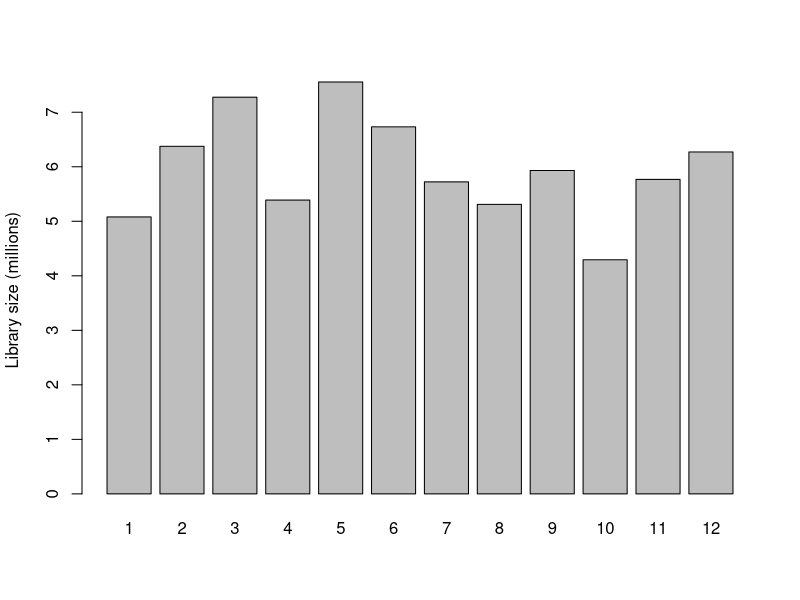
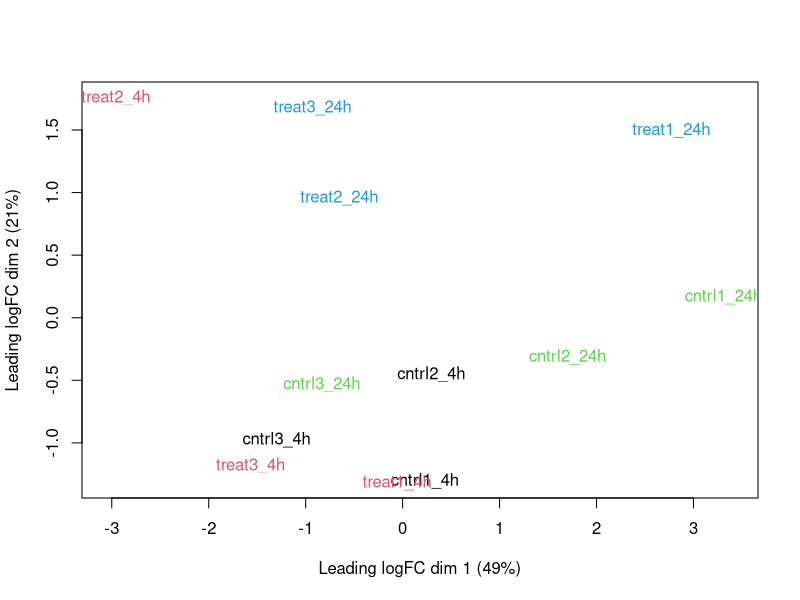
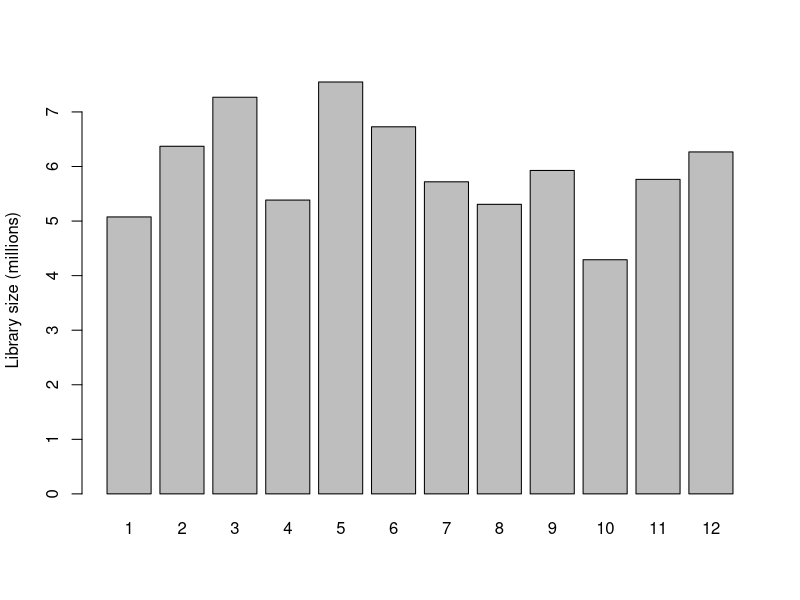
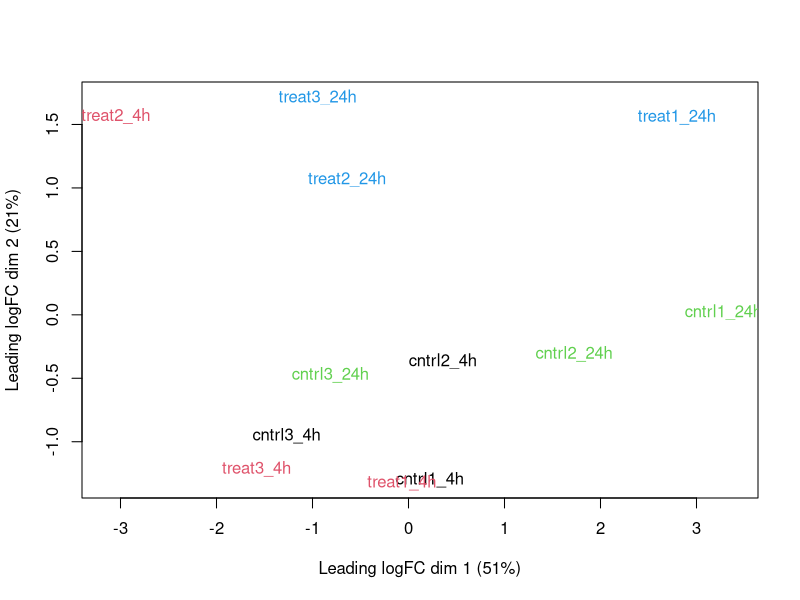
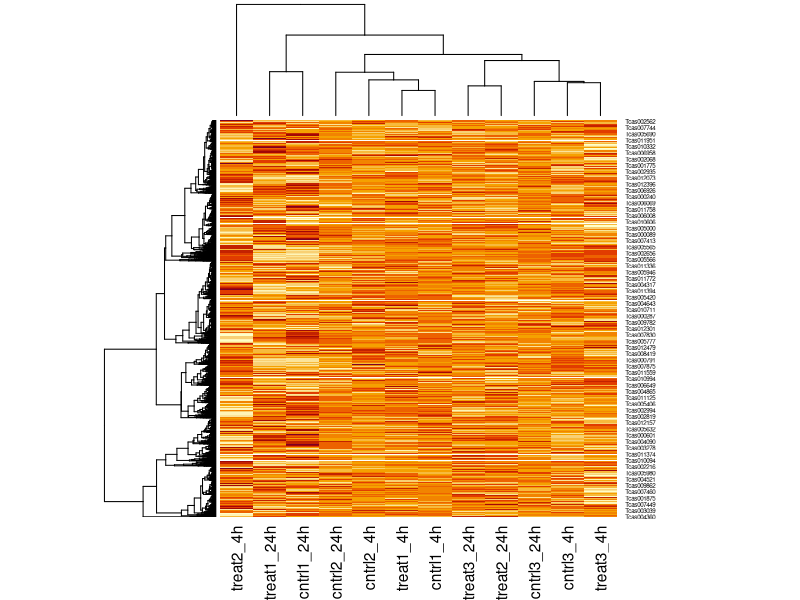
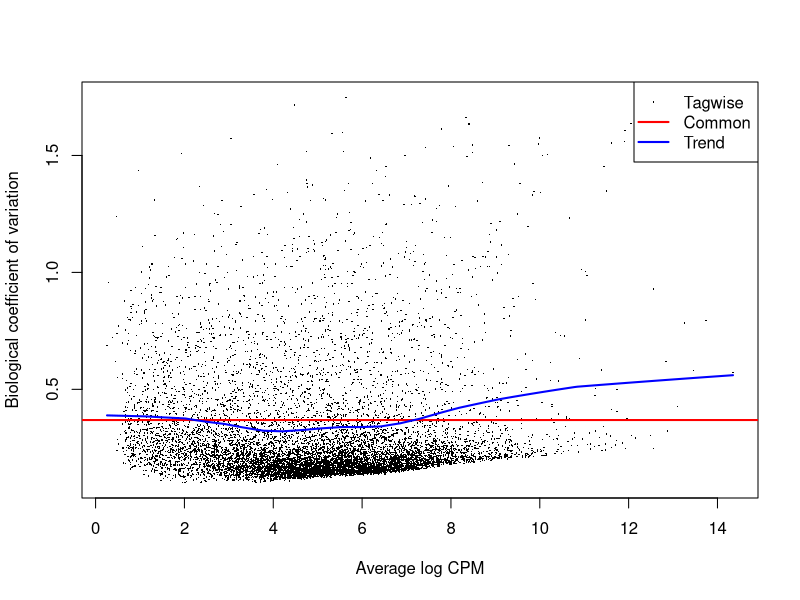
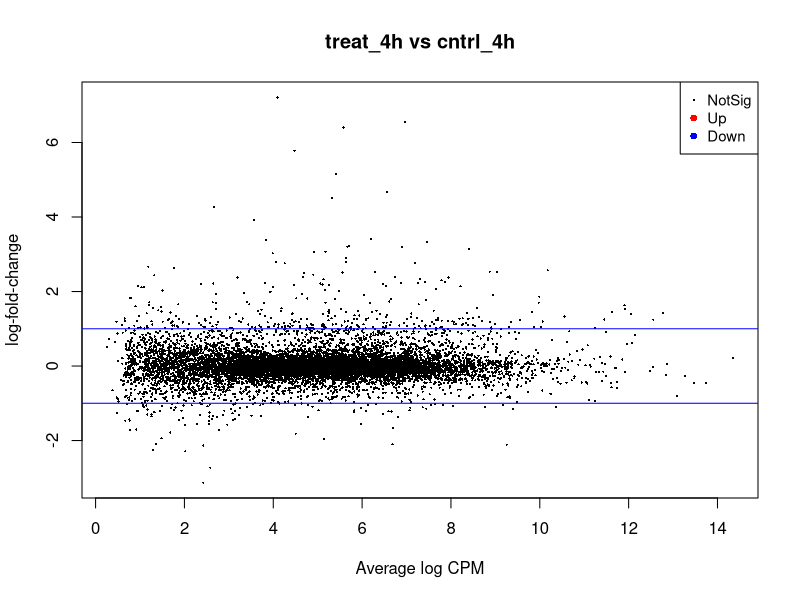
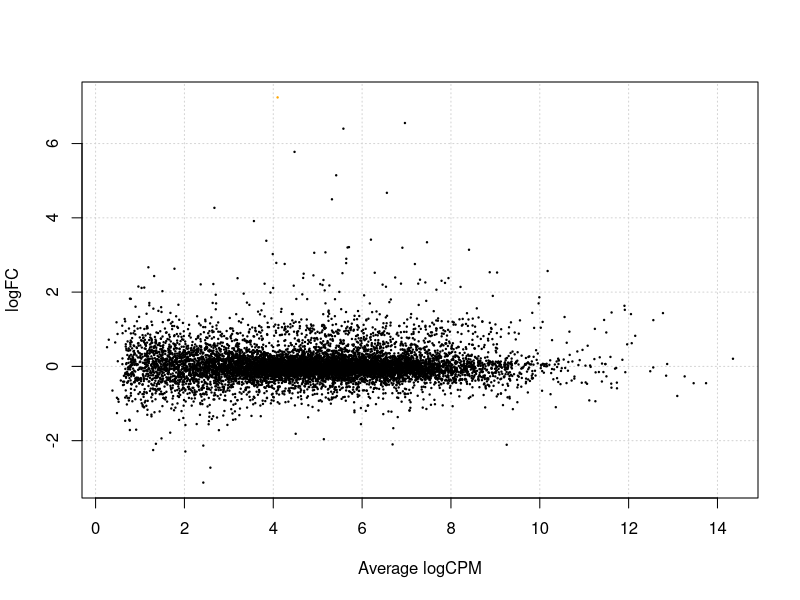

The R source for these figures, in order:
# set the working directory
setwd("/Users/bamflappy/NFCDSWorkshop_Day2/script_data/")

# import gene count data
tribolium_counts <- read.csv("TriboliumCounts.csv", row.names="X")

# select a subset of the gene count data
#tribolium_counts[ , 1:6]

#Add grouping factor
group <- factor(c(rep("cntrl_4h",3), rep("treat_4h",3), rep("cntrl_24h",3), rep("treat_24h",3)))

#BiocManager::install("edgeR")

library("edgeR")

#Create DGE list object
list <- DGEList(counts=tribolium_counts,group=group)

#Plot the library sizes before normalization
barplot(list$samples$lib.size*1e-6, names=1:12, ylab="Library size (millions)")

#Draw a MDS plot to show the relative similarities of the samples
# and to view batch and treatment effects before normalization
plotMDS(list, col=rep(1:12, each=3))

#There is no purpose in analysing genes that are not expressed in either 
# experimental condition, so genes are first filtered on expression levels
keep <- filterByExpr(list)
table(keep)
list <- list[keep, , keep.lib.sizes=FALSE]

#Calculate normalized factors
list <- calcNormFactors(list)
normList <- cpm(list, normalized.lib.sizes=TRUE)

#View normalization factors
list$samples
dim(list)

#Plot the library sizes after normalization
barplot(list$samples$lib.size*1e-6, names=1:12, ylab="Library size (millions)")

#Draw a MDS plot to show the relative similarities of the samples
# and to view batch and treatment effects after normalization
plotMDS(list, col=rep(1:12, each=3))

#Draw a heatmap of individual RNA-seq samples using moderated
# log-counts-per-million after normalization
logcpm <- cpm(list, log=TRUE)
heatmap(logcpm)

#Produce a matrix of pseudo-counts
#Estimate common dispersion and tagwise dispersions
list <- estimateDisp(list)
list$common.dispersion

#View dispersion estimates and biological coefficient of variation
plotBCV(list)


##############
#Perform an exact test for treat_4h vs ctrl_4h
tested_4h <- exactTest(list, pair=c("cntrl_4h", "treat_4h"))

#Create results table of DE genes
resultsTbl_4h <- topTags(tested_4h, n=nrow(tested_4h$table))$table

#Create a table of DE genes filtered by FDR
resultsTbl_4h.keep <- resultsTbl_4h$FDR <= 0.05
resultsTbl_4h_filtered <- resultsTbl_4h[resultsTbl_4h.keep,]

#Look at the counts-per-million in individual samples for the top genes
o <- order(tested_4h$table$PValue)
cpm(list)[o[1:10],]

#View the total number of differentially expressed genes at a p-value of 0.05
summary(decideTests(tested_4h))

#Plot log-fold change against log-counts per million, with DE genes highlighted
#The blue lines indicate 2-fold changes
plotMD(tested_4h)
abline(h=c(-1, 1), col="blue")

#Make a mean-difference plot of two libraries of count data with smearing of points
#  with very low counts, especially those that are zero for one of the columns
plotSmear(tested_4h)


##############
#Perform an exact test for treat_24h vs ctrl_24h
tested_24h <- exactTest(list, pair=c("cntrl_24h", "treat_24h"))

#Create a table of DE genes filtered by FDR
resultsTbl_24h <- topTags(tested_24h, n=nrow(tested_24h$table))$table

#Create filtered results table of DE genes
resultsTbl_24h.keep <- resultsTbl_24h$FDR <= 0.05
resultsTbl_24h_filtered <- resultsTbl_24h[resultsTbl_24h.keep,]

#Look at the counts-per-million in individual samples for the top genes
o <- order(tested_24h$table$PValue)
cpm(list)[o[1:10],]

#View the total number of differentially expressed genes at a p-value of 0.05
summary(decideTests(tested_24h))

#Plot log-fold change against log-counts per million, with DE genes highlighted
#The blue lines indicate 2-fold changes
plotMD(tested_24h)
abline(h=c(-1, 1), col="blue")

#Make a mean-difference plot of two libraries of count data with smearing of points
#  with very low counts, especially those that are zero for one of the columns
plotSmear(tested_24h)

##############
#Perform an exact test for treat_4h vs treat_24h
tested_treat <- exactTest(list, pair=c("treat_24h", "treat_4h"))

#Create a table of DE genes filtered by FDR
resultsTbl_treat <- topTags(tested_treat, n=nrow(tested_treat$table))$table

#Create filtered results table of DE genes
resultsTbl_treat.keep <- resultsTbl_treat$FDR <= 0.05
resultsTbl_treat_filtered <- resultsTbl_treat[resultsTbl_treat.keep,]

#Look at the counts-per-million in individual samples for the top genes
o <- order(tested_treat$table$PValue)
cpm(list)[o[1:10],]

#View the total number of differentially expressed genes at a p-value of 0.05
summary(decideTests(tested_treat))

#Plot log-fold change against log-counts per million, with DE genes highlighted
#The blue lines indicate 2-fold changes
plotMD(tested_treat)
abline(h=c(-1, 1), col="blue")

#Make a mean-difference plot of two libraries of count data with smearing of points
#  with very low counts, especially those that are zero for one of the columns
plotSmear(tested_treat)

##############
#Perform an exact test for cntrl_4h vs ctrl_24h
tested_cntrl <- exactTest(list, pair=c("cntrl_24h", "cntrl_4h"))

#Create a table of DE genes filtered by FDR
resultsTbl_nctrl <- topTags(tested_cntrl, n=nrow(tested_cntrl$table))$table

#Create filtered results table of DE genes
resultsTbl_nctrl.keep <- resultsTbl_nctrl$FDR <= 0.05
resultsTbl_treat_filtered <- resultsTbl_nctrl[resultsTbl_nctrl.keep,]

#Look at the counts-per-million in individual samples for the top genes
o <- order(tested_cntrl$table$PValue)
cpm(list)[o[1:10],]

#View the total number of differentially expressed genes at a p-value of 0.05
summary(decideTests(tested_cntrl))

#Plot log-fold change against log-counts per million, with DE genes highlighted
#The blue lines indicate 2-fold changes
plotMD(tested_cntrl)
abline(h=c(-1, 1), col="blue")

#Make a mean-difference plot of two libraries of count data with smearing of points
#  with very low counts, especially those that are zero for one of the columns
plotSmear(tested_cntrl)
